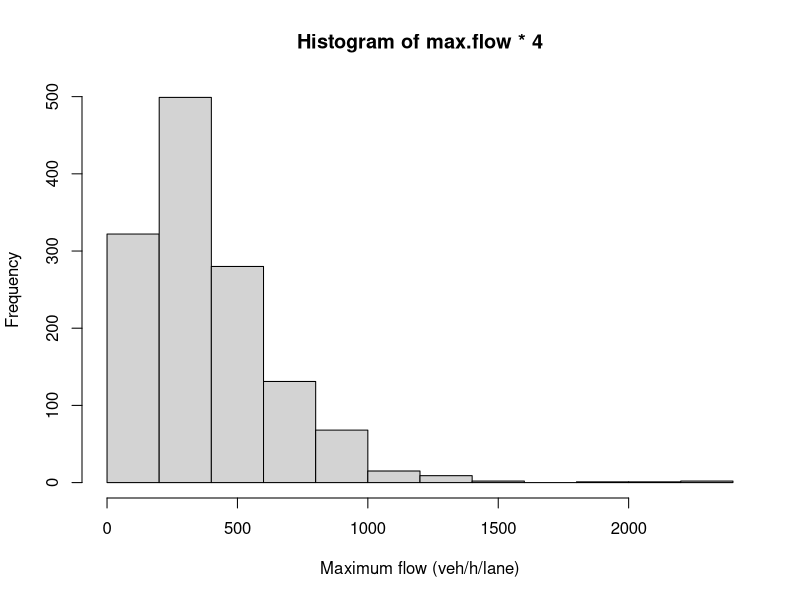

The R source for this figure:
setwd('/media/simon/USB DISK')
list.files()
RealData <- read.csv('RealData_sec.csv', header=FALSE, sep=' ')
colnames(RealData) <- c('Ti','Sen','Seg','Lane', 'Count')
head(RealData)
UniLane<-unique(RealData$Lane)
i<-1
max.flow <- max(subset(RealData, subset=(RealData$Lane==UniLane[i]), select=Count)$Count)
for (i in 2:length(UniLane)){
  max.flow_temp <- max(subset(RealData, subset=(RealData$Lane==UniLane[i]), select=Count)$Count)
  max.flow <- rbind(max.flow, max.flow_temp)
}

mean(max.flow)*4
median(max.flow)*4
hist(max.flow*4, xlab=c('Maximum flow (veh/h/lane)'))
